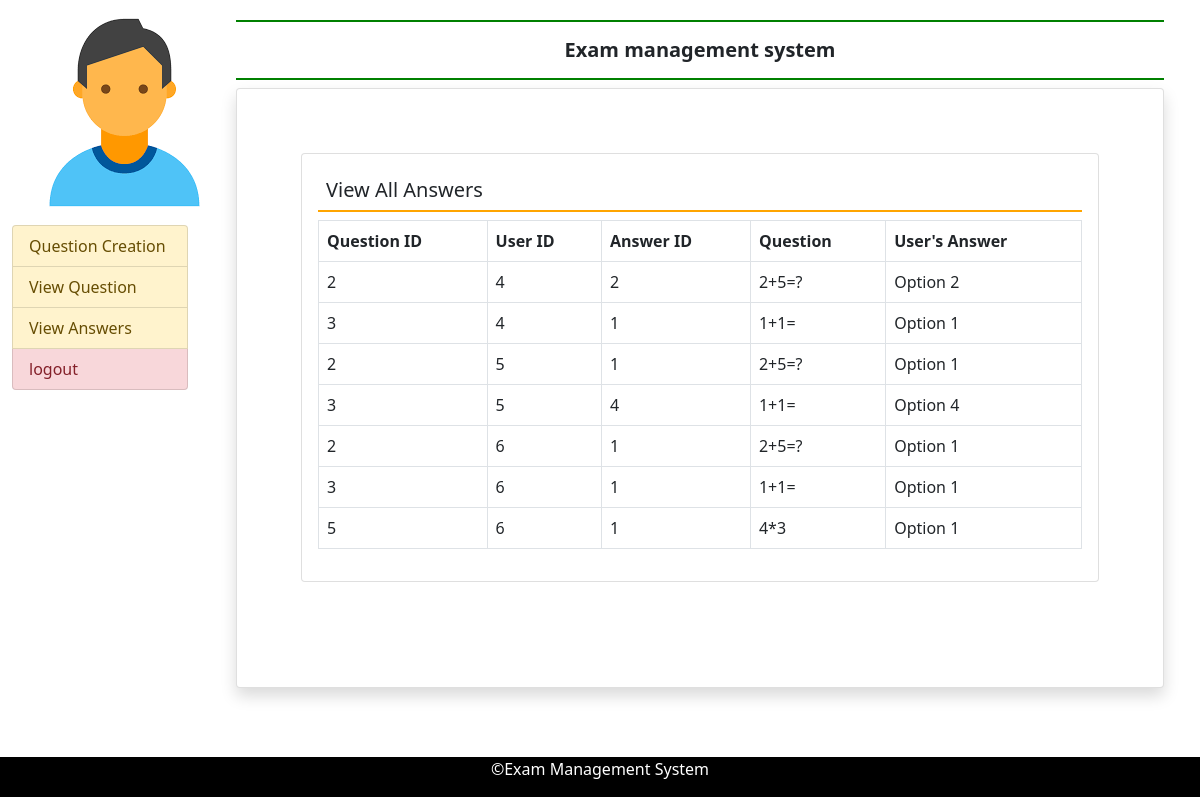
The page /admin_view_answers (signed in) on the database its author committed.
### examapp/models.py (models this page shows)
class Answer(models.Model):
    user = models.ForeignKey(User, on_delete=models.CASCADE)
    question = models.ForeignKey(Exam, on_delete=models.CASCADE)
    answer_id = models.PositiveIntegerField()

class Exam(models.Model):
    user = models.ForeignKey(User, on_delete=models.CASCADE)
    question = models.TextField()
    ans1 = models.CharField(max_length=255)
    ans2 = models.CharField(max_length=255)
    ans3 = models.CharField(max_length=255)
    ans4 = models.CharField(max_length=255)

### examapp/views.py (the view)
# urls.py: path('admin_view_answers',views.admin_view_answers,name='admin_view_answers'),
@login_required(login_url='login')
def admin_view_answers(request):
    all_answers = Answer.objects.select_related('question', 'user')
    context = {
        'all_answers': all_answers
    }
    return render(request, 'admin_view_answers.html', context)

### template/admin_view_answers.html
{% extends "admin_base.html" %}
{% block main %}
<div class="card m-5">
    <div class="card-body">
        <h5 class="p-2" style='border-bottom:2px solid orange'>View All Answers</h5>
        <table class="table table-bordered">
            <thead>
                <tr>
                    <th>Question ID</th>
                    <th>User ID</th>
                    <th>Answer ID</th>
                    <th>Question</th>
                    <th>User's Answer</th>
                </tr>
            </thead>
            <tbody>
                {% for answer in all_answers %}
                <tr>
                    <td>{{ answer.question.id }}</td>
                    <td>{{ answer.user.id }}</td>
                    <td>{{ answer.answer_id }}</td>
                    <td>{{ answer.question.question }}</td>
                    <td>Option {{ answer.answer_id }}</td>
                </tr>
                {% endfor %}
            </tbody>
        </table>
    </div>
</div>
{% endblock %}

### template/admin_base.html (shortened to what this page needs)
{% load static %}
<!doctype html>
<html lang="en">
  <head>
    <link href="https://cdn.jsdelivr.net/npm/bootstrap@5.0.2/dist/css/bootstrap.min.css" rel="stylesheet">
  </head>
  <body>
<div class="container-fluid">
    <div class="row">
        <div class="col-sm-2">
            <img src="{% static 'student.png' %}">
            <div class="list-group">
              <a href="{% url 'create_question' %}" class="list-group-item list-group-item-warning">Question Creation</a>
              <a href="{% url 'admin_question_view' %}" class="list-group-item list-group-item-warning">View Question</a>
                <a href="{% url 'admin_view_answers' %}" class="list-group-item list-group-item-warning">View Answers</a>
                <a href="{% url 'logout' %}" class="list-group-item list-group-item-danger">logout</a>
            </div>
        </div>
        <div class="col-sm-10 p-8">
            <div class="container-fluid">
            <h5 class="text-center p-3 font-weight-bold" style="border-bottom:2px solid green;border-top:2px solid green;margin-top:20px"><b>Exam management system</b></h5>
                <div class="card shadow" style="height:600px">
                    <div class="card-body">
                      {% block main %}
                      {% endblock %}
            </div>
            </div>
            </div>
        </div>
    </div>
</div>
  </body>
</html>
{% include 'footer.html' %}

### template/footer.html
<div class="footer fixed-bottom my_footer" style="background-color: black; margin-bottom:3px; ">
    <p class="text-center" style="color:white">&copy;Exam Management System</p>
</div>

### rows shown on the page
Answer: question.id "2", user.id "4", answer_id "2", question.question "2+5=?"
Answer: question.id "3", user.id "4", answer_id "1", question.question "1+1="
Answer: question.id "2", user.id "5", answer_id "1", question.question "2+5=?"
Answer: question.id "3", user.id "5", answer_id "4", question.question "1+1="
Answer: question.id "2", user.id "6", answer_id "1", question.question "2+5=?"
Answer: question.id "3", user.id "6", answer_id "1", question.question "1+1="
Answer: question.id "5", user.id "6", answer_id "1", question.question "4*3"
